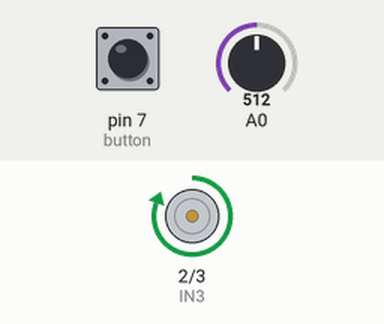
Bench run of a sketch on a simulated Arduino Uno, built with avr-gcc and run on an emulated ATmega328P. Shown: motor-driver pin pairs drawn as motors (green arrow = first pin HIGH = forward, orange = second pin HIGH = backward, longer = more drive). Inputs (shaded band) come from the test bench; at power-on: A0 = 512, pin 7 (button) LOW. What the sketch prints to the serial monitor is not drawn.

Above: at 1.2 s.
1.3 s: A0 set to 502
At 2.2 s:
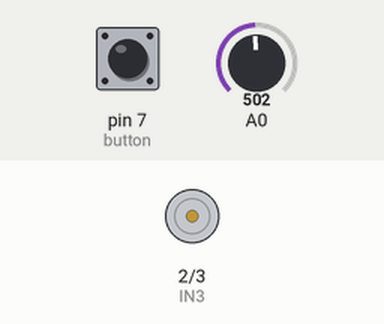
2.8 s: pin 7 (button) pulled HIGH for 0.15 s
At 2.95 s:
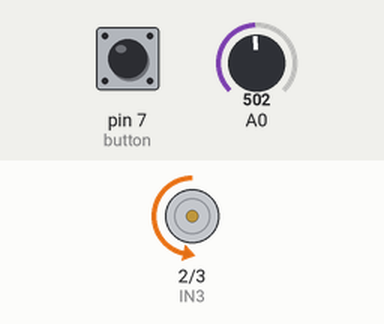
4.5 s: pin 7 (button) pulled HIGH for 3.2 s
At 8.6 s:
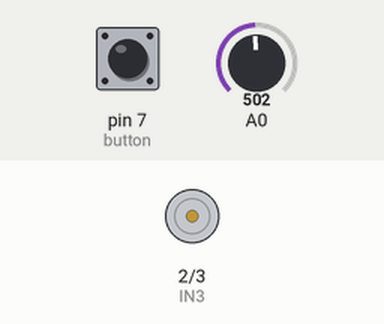
Timing chart, 0 to 10.1 s (numbered marks = the images above; inputs shaded):
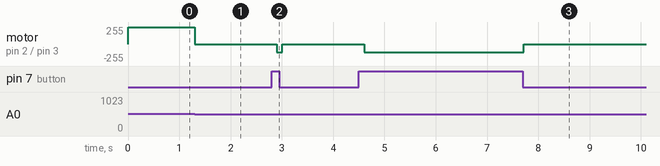

Measured:
- the behaviour switches between 512 and 511 on A0 (found by bisection; images 0 and 1)
- after the input at 1.3 s, motor on pin 2 (IN3) / pin 3 (IN4): forward 255/255 → stopped at once
- after the input at 2.8 s, motor on pin 2 (IN3) / pin 3 (IN4): stopped → backward 125/255 after 0.10 s, → stopped 0.10 s later
- after the input at 4.5 s, motor on pin 2 (IN3) / pin 3 (IN4): stopped → backward 125/255 after 0.11 s, → stopped 3.1 s later

The sketch:

Lab_6.3.ino
```cpp
const char IN3 = 2;
const char IN4 = 3;
int count = 0;
int value;
const int button = 7;

void setup() {
  // put your setup code here, to run once:
  pinMode(IN3, OUTPUT);
  pinMode(IN4, OUTPUT);
  pinMode(button,INPUT);
  Serial.begin(9600);
}

void loop() {
  // put your main code here, to run repeatedly:
  int butt_state;
  butt_state = digitalRead(button);
  value = analogRead(A0)/4;
  if (butt_state == HIGH){
    count+=1;
    Serial.println(butt_state);
    delay(100);
  }
  if (count == 0) {
    // clockwise
    Serial.println(butt_state);
    analogWrite(IN3, value);
    digitalWrite(IN4, 0);
   // delay(3000);
  }
  else if (count == 1) {
    // counterclockwise
    Serial.println(butt_state);
    digitalWrite(IN3, 0);
    analogWrite(IN4, value);
   // delay(3000);
  }
  else {
    count = 0;
  }

}
```
